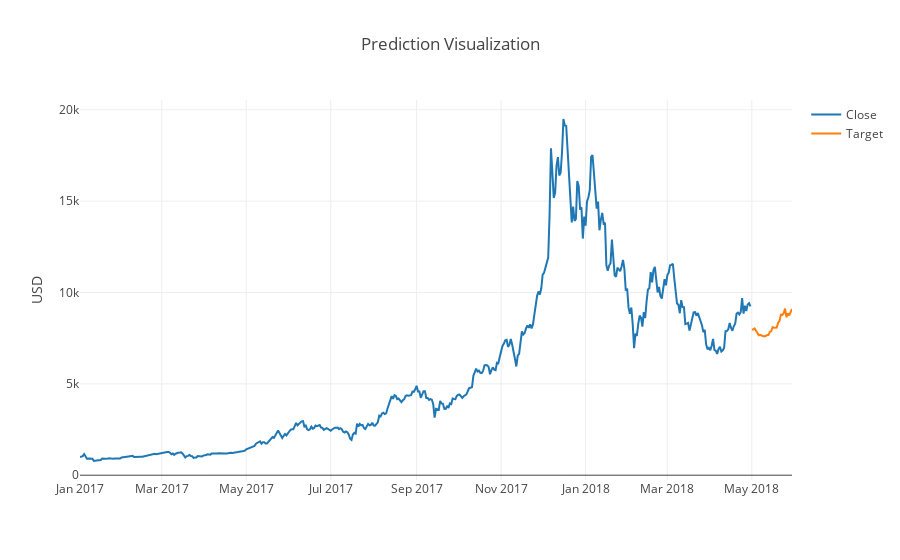

Write notebook code for a chart like this one.
### Code cell
clf = RandomForestRegressor(n_estimators=100, random_state=1)
clf.fit(X_train, y_train)
target = clf.predict(X_forecast)

final = pd.concat([currency, forecast])
final = final.groupby('date').mean()

day_one_forecast = currency.iloc[-1].date + dt.timedelta(days=1)
date = pd.date_range(day_one_forecast, periods=30, freq='D')
predictions = pd.DataFrame(target, columns=['target'], index=date)
final = final.append(predictions)
final.index.names = ['date']
final = final.reset_index()

trace0 = go.Scatter(
    x=final['date'], y=final['close'],
    name='Close'
)

trace1 = go.Scatter(
    x=final['date'], y=final['target'],
    name='Target'
)

data = [trace0, trace1]
layout = go.Layout(
    title='Prediction Visualization',
    yaxis={
        'title': 'USD',
        'nticks': 10,
    },
)
fig = go.Figure(data=data, layout=layout)
py.iplot(fig, filename='prediction-visualization')

### Figure 1 — Plotly figure (JSON) as saved in the notebook; plotly's stock layout.template omitted (floating-point values rounded to 4 significant figures; data arrays with more than 128 entries replaced by an {"elided": "..."} marker saying what was removed)
{"data": [{"name": "Close", "type": "scatter", "x": {"elided": "515 str values"}, "y": {"elided": "515 float values"}}, {"name": "Target", "type": "scatter", "x": {"elided": "515 str values"}, "y": {"elided": "515 float values"}}], "layout": {"title": "Prediction Visualization", "yaxis": {"nticks": 10, "title": "USD"}}}
